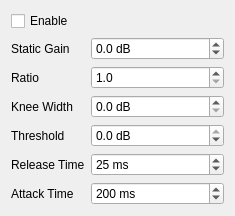
<?xml version="1.0" encoding="UTF-8"?>
<ui version="4.0">
 <class>CompressorController</class>
 <widget class="QDialog" name="CompressorController">
  <property name="geometry">
   <rect>
    <x>0</x>
    <y>0</y>
    <width>235</width>
    <height>168</height>
   </rect>
  </property>
  <property name="windowTitle">
   <string>Form</string>
  </property>
  <layout class="QGridLayout" name="gridLayout">
   <item row="2" column="0">
    <widget class="QLabel" name="ratioLabel">
     <property name="text">
      <string>Ratio</string>
     </property>
    </widget>
   </item>
   <item row="5" column="1">
    <widget class="QDoubleSpinBox" name="releaseTimeSpinBox">
     <property name="sizePolicy">
      <sizepolicy hsizetype="MinimumExpanding" vsizetype="Fixed">
       <horstretch>0</horstretch>
       <verstretch>0</verstretch>
      </sizepolicy>
     </property>
     <property name="suffix">
      <string> ms</string>
     </property>
     <property name="decimals">
      <number>0</number>
     </property>
     <property name="minimum">
      <double>1.000000000000000</double>
     </property>
     <property name="maximum">
      <double>1000.000000000000000</double>
     </property>
     <property name="value">
      <double>25.000000000000000</double>
     </property>
    </widget>
   </item>
   <item row="3" column="0">
    <widget class="QLabel" name="kneeWidthLabel">
     <property name="text">
      <string>Knee Width</string>
     </property>
    </widget>
   </item>
   <item row="6" column="1">
    <widget class="QDoubleSpinBox" name="attackTimeSpinBox">
     <property name="sizePolicy">
      <sizepolicy hsizetype="MinimumExpanding" vsizetype="Fixed">
       <horstretch>0</horstretch>
       <verstretch>0</verstretch>
      </sizepolicy>
     </property>
     <property name="suffix">
      <string> ms</string>
     </property>
     <property name="decimals">
      <number>0</number>
     </property>
     <property name="minimum">
      <double>1.000000000000000</double>
     </property>
     <property name="maximum">
      <double>1000.000000000000000</double>
     </property>
     <property name="value">
      <double>200.000000000000000</double>
     </property>
    </widget>
   </item>
   <item row="1" column="1">
    <widget class="QDoubleSpinBox" name="staticGainSpinBox">
     <property name="sizePolicy">
      <sizepolicy hsizetype="MinimumExpanding" vsizetype="Fixed">
       <horstretch>0</horstretch>
       <verstretch>0</verstretch>
      </sizepolicy>
     </property>
     <property name="suffix">
      <string> dB</string>
     </property>
     <property name="decimals">
      <number>1</number>
     </property>
     <property name="minimum">
      <double>-100.000000000000000</double>
     </property>
    </widget>
   </item>
   <item row="2" column="1">
    <widget class="QDoubleSpinBox" name="ratioSpinBox">
     <property name="sizePolicy">
      <sizepolicy hsizetype="MinimumExpanding" vsizetype="Fixed">
       <horstretch>0</horstretch>
       <verstretch>0</verstretch>
      </sizepolicy>
     </property>
     <property name="decimals">
      <number>1</number>
     </property>
     <property name="minimum">
      <double>1.000000000000000</double>
     </property>
     <property name="maximum">
      <double>1000.000000000000000</double>
     </property>
    </widget>
   </item>
   <item row="5" column="0">
    <widget class="QLabel" name="releaseTimeLabel">
     <property name="text">
      <string>Release Time</string>
     </property>
    </widget>
   </item>
   <item row="4" column="0">
    <widget class="QLabel" name="thresholdLabel">
     <property name="text">
      <string>Threshold</string>
     </property>
    </widget>
   </item>
   <item row="6" column="0">
    <widget class="QLabel" name="attackTimeLabel">
     <property name="text">
      <string>Attack Time</string>
     </property>
    </widget>
   </item>
   <item row="3" column="1">
    <widget class="QDoubleSpinBox" name="kneeWidthSpinBox">
     <property name="sizePolicy">
      <sizepolicy hsizetype="MinimumExpanding" vsizetype="Fixed">
       <horstretch>0</horstretch>
       <verstretch>0</verstretch>
      </sizepolicy>
     </property>
     <property name="suffix">
      <string> dB</string>
     </property>
     <property name="decimals">
      <number>1</number>
     </property>
    </widget>
   </item>
   <item row="4" column="1">
    <widget class="QDoubleSpinBox" name="thresholdSpinBox">
     <property name="sizePolicy">
      <sizepolicy hsizetype="MinimumExpanding" vsizetype="Fixed">
       <horstretch>0</horstretch>
       <verstretch>0</verstretch>
      </sizepolicy>
     </property>
     <property name="suffix">
      <string> dB</string>
     </property>
     <property name="decimals">
      <number>1</number>
     </property>
     <property name="minimum">
      <double>-100.000000000000000</double>
     </property>
     <property name="maximum">
      <double>0.000000000000000</double>
     </property>
    </widget>
   </item>
   <item row="1" column="0">
    <widget class="QLabel" name="staticGainLabel">
     <property name="text">
      <string>Static Gain</string>
     </property>
    </widget>
   </item>
   <item row="0" column="0" colspan="2">
    <widget class="QCheckBox" name="enableCheckBox">
     <property name="text">
      <string>Enable</string>
     </property>
    </widget>
   </item>
  </layout>
 </widget>
 <resources/>
 <connections/>
</ui>
